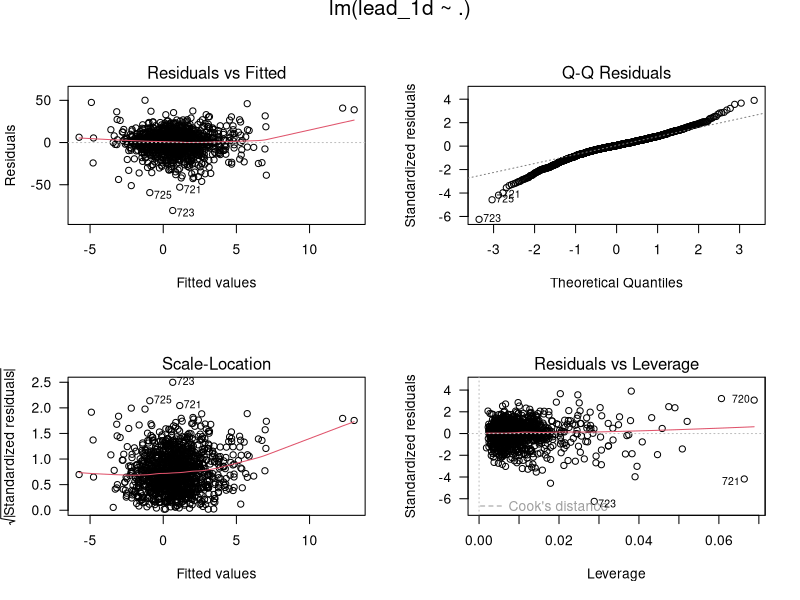

This chart was generated by the following R code:
## ---- chunk 1
setwd("/Users/Robert/Dropbox/Class/Mr Stock Market meet Mr Data Scientist/spy611scripts/Rdemos")
#read in Feature file
sp500f <- read.table(file = "SP500_features.csv", header=TRUE, sep=",")
#remove columns 'Date' and 'CLose' to so that only useful features remain
sp500f <- sp500f[,-which(names(sp500f) %in% c("Date","Close"))]
head(sp500f)   
## ---- chunk 2
fit<-lm(lead_1d ~ .,data=sp500f)  # fit linear model for target lead_1d
## ---- chunk 3
anova(fit)  # correctness of model
summary(fit) #summary of model
## ---- chunk 4
library(xtable)
xt<-xtable(summary(fit))
print(xt,type="html")
## ---- chunk 5
xt<-xtable(anova(fit)) # correctness of model
print(xt,type="html") 
## ---- chunk 6
opar <- par(mfrow = c(2,2), oma = c(0, 0, 1.1, 0))
plot(fit, las = 1)      # Residuals, Fitted, ...
par(opar)
